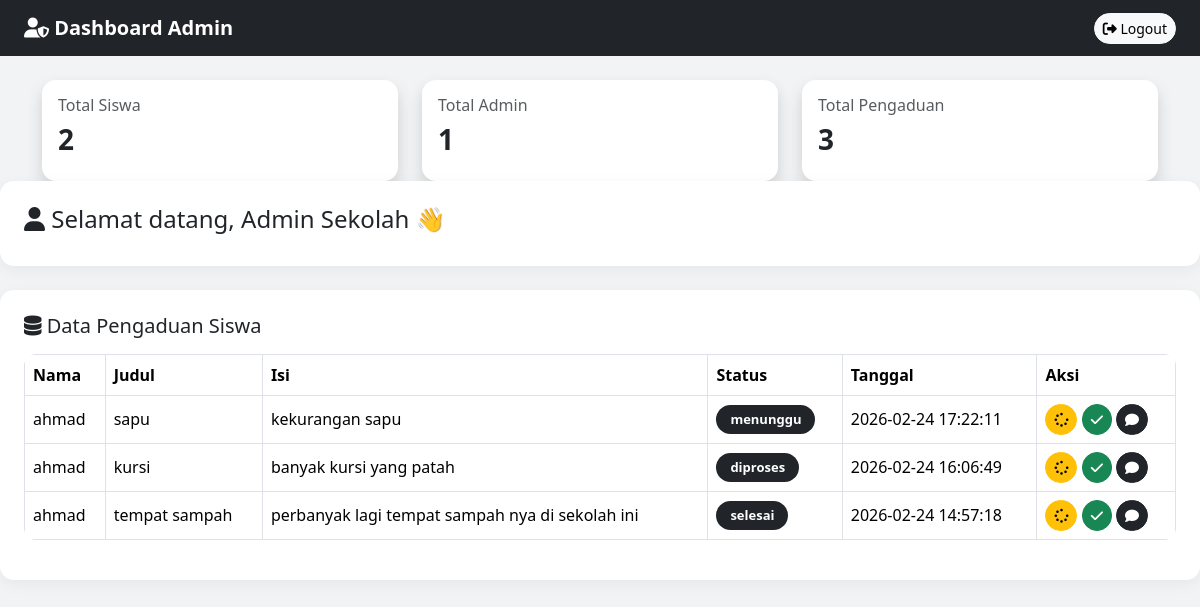
The page /admin/dashboard.php (signed in) on the database its author committed.
### tables this page shows
CREATE TABLE `pengaduan` (
  `id` int(11) NOT NULL,
  `user_id` int(11) DEFAULT NULL,
  `judul` varchar(100) DEFAULT NULL,
  `isi` text DEFAULT NULL,
  `tanggal` datetime DEFAULT current_timestamp(),
  `status` enum('menunggu','diproses','selesai') DEFAULT 'menunggu',
  `feedback` text DEFAULT NULL
);

CREATE TABLE `user` (
  `id` int(11) NOT NULL,
  `nama` varchar(100) NOT NULL,
  `username` varchar(50) NOT NULL,
  `password` varchar(255) NOT NULL,
  `role` enum('admin','siswa') NOT NULL
);

### models/pengaduan.php (called while the page is built, shortened)
<?php
require_once "../config/koneksi.php";
class Pengaduan {
public function getAll() {
    global $conn;
    $query = "SELECT pengaduan.*, user.nama
              FROM pengaduan
              JOIN user ON pengaduan.user_id = user.id
              ORDER BY tanggal DESC";
    return mysqli_query($conn, $query);
}
}
?>

### admin/dashboard.php (the view, shortened to what this page needs)
<?php
require_once "../config/koneksi.php";
$totalSiswa = mysqli_num_rows(
    mysqli_query($conn, "SELECT * FROM user WHERE role='siswa'")
);
$totalAdmin = mysqli_num_rows(
    mysqli_query($conn, "SELECT * FROM user WHERE role='admin'")
);
$totalPengaduan = mysqli_num_rows(
    mysqli_query($conn, "SELECT * FROM pengaduan")
);
?>
<!DOCTYPE html>
<html>
<head>
    <link href="https://cdn.jsdelivr.net/npm/bootstrap@5.3.2/dist/css/bootstrap.min.css" rel="stylesheet">
    <link rel="stylesheet" href="https://cdnjs.cloudflare.com/ajax/libs/font-awesome/6.5.1/css/all.min.css">
</head>
<body>
<nav class="navbar px-4">
    <span class="navbar-brand">
        <i class="fa-solid fa-user-shield"></i> Dashboard Admin
    </span>
    <a href="../logout.php" class="btn btn-light btn-sm">
        <i class="fa-solid fa-right-from-bracket"></i> Logout
    </a>
</nav>
<div class="container mt-4">
  <div class="row g-4">
 <div class="col-md-4">
  <a href="siswa.php" style="text-decoration: none; color: inherit;">
    <div class="card shadow border-0 hover-card">
      <div class="card-body">
        <h6 class="text-muted">Total Siswa</h6>
        <h3 class="fw-bold"><?= $totalSiswa; ?></h3>
      </div>
    </div>
  </a>
</div>
    <div class="col-md-4">
  <a href="admin.php" style="text-decoration: none; color: inherit;">
    <div class="card shadow border-0 hover-card">
      <div class="card-body">
        <h6 class="text-muted">Total Admin</h6>
        <h3 class="fw-bold"><?= $totalAdmin; ?></h3>
      </div>
    </div>
  </a>
</div>
    <div class="col-md-4">
      <div class="card shadow border-0">
        <div class="card-body">
          <h6 class="text-muted">Total Pengaduan</h6>
          <h3 class="fw-bold"><?= $totalPengaduan; ?></h3>
        </div>
      </div>
    </div>
  </div>
</div>
    <div class="card p-4 mb-4">
        <h4>
            <i class="fa-solid fa-user"></i>
            Selamat datang, <?= $_SESSION['nama']; ?> 👋
        </h4>
    </div>
    <div class="card p-4">
        <h5 class="mb-3">
            <i class="fa-solid fa-database"></i> Data Pengaduan Siswa
        </h5>
        <?php
        require_once "../models/Pengaduan.php";
        $pengaduan = new Pengaduan();
        $data = $pengaduan->getAll();
        ?>
        <div class="table-responsive">
            <table class="table table-bordered table-hover align-middle">
                <thead>
                    <tr>
                        <th>Nama</th>
                        <th>Judul</th>
                        <th>Isi</th>
                        <th>Status</th>
                        <th>Tanggal</th>
                        <th>Aksi</th>
                    </tr>
                </thead>
                <tbody>
                    <?php while ($row = mysqli_fetch_assoc($data)) { ?>
                        <tr>
                            <td><?= $row['nama']; ?></td>
                            <td><?= $row['judul']; ?></td>
                            <td><?= $row['isi']; ?></td>
                            <td>
                                <?php
                                $status = $row['status'];
                                if ($status == "Pending") {
                                    echo '<span class="badge bg-secondary">
                                            <i class="fa-solid fa-clock"></i> Pending
                                          </span>';
                                } elseif ($status == "Diproses") {
                                    echo '<span class="badge bg-warning text-dark">
                                            <i class="fa-solid fa-spinner"></i> Diproses
                                          </span>';
                                } elseif ($status == "Selesai") {
                                    echo '<span class="badge bg-success">
                                            <i class="fa-solid fa-circle-check"></i> Selesai
                                          </span>';
                                } else {
                                    echo '<span class="badge bg-dark">'.$status.'</span>';
                                }
                                ?>
                            </td>
                            <td><?= $row['tanggal']; ?></td>
                            <td>
                                <a href="ubah_status.php?id=<?= $row['id']; ?>&status=Diproses"
                                   class="btn btn-warning btn-sm">
                                   <i class="fa-solid fa-spinner"></i>
                                </a>
                                <a href="ubah_status.php?id=<?= $row['id']; ?>&status=Selesai"
                                   class="btn btn-success btn-sm">
                                   <i class="fa-solid fa-check"></i>
                                </a>
                                <a href="feedback.php?id=<?= $row['id']; ?>"
                                   class="btn btn-dark btn-sm">
                                   <i class="fa-solid fa-comment"></i>
                                </a>
                            </td>
                        </tr>
                    <?php } ?>
                </tbody>
            </table>
        </div>
    </div>
</body>
</html>

### admin/dashboard.php (style rules this page uses)
body { background-color: #f1f3f5; font-family: 'Segoe UI', sans-serif; }
.navbar { background-color: #212529; }
.navbar-brand { color: white !important; font-weight: 600; }
.card { border: none; border-radius: 14px; box-shadow: 0 4px 15px rgba(0,0,0,0.05); }
.table { background: white; border-radius: 12px; overflow: hidden; }
.table thead { background-color: #e9ecef; }
.badge { padding: 8px 14px; font-size: 13px; border-radius: 20px; }
.btn-sm { border-radius: 20px; }

### rows shown on the page
pengaduan: user.nama "ahmad", judul "sapu", isi "kekurangan sapu", status "menunggu", tanggal "2026-02-24 17:22:11"
pengaduan: user.nama "ahmad", judul "kursi", isi "banyak kursi yang patah", status "diproses", tanggal "2026-02-24 16:06:49"
pengaduan: user.nama "ahmad", judul "tempat sampah", isi "perbanyak lagi tempat sampah nya di sekolah ini", status "selesai", tanggal "2026-02-24 14:57:18"

### other values the page prints
$totalSiswa "2"
$totalAdmin "1"
$totalPengaduan "3"
$_SESSION['nama'] "Admin Sekolah"
